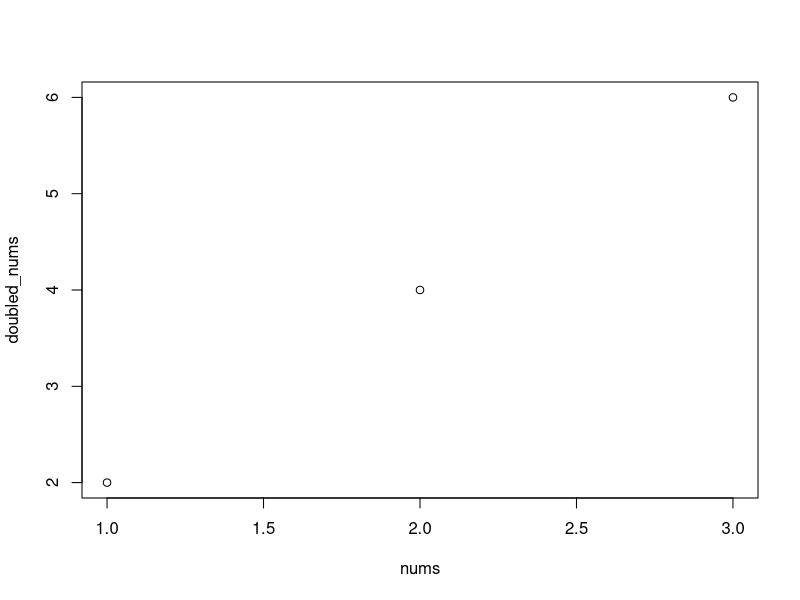

This chart was generated by the following R code:
# one can run this script with Rscript simple_plot.r from the command line
# it seems to create an Rplots.pdf file that contains the resulting visualization

nums = c(1,2,3)
doubled_nums <- nums * 2
plot(nums,doubled_nums)
print(sum(doubled_nums))
